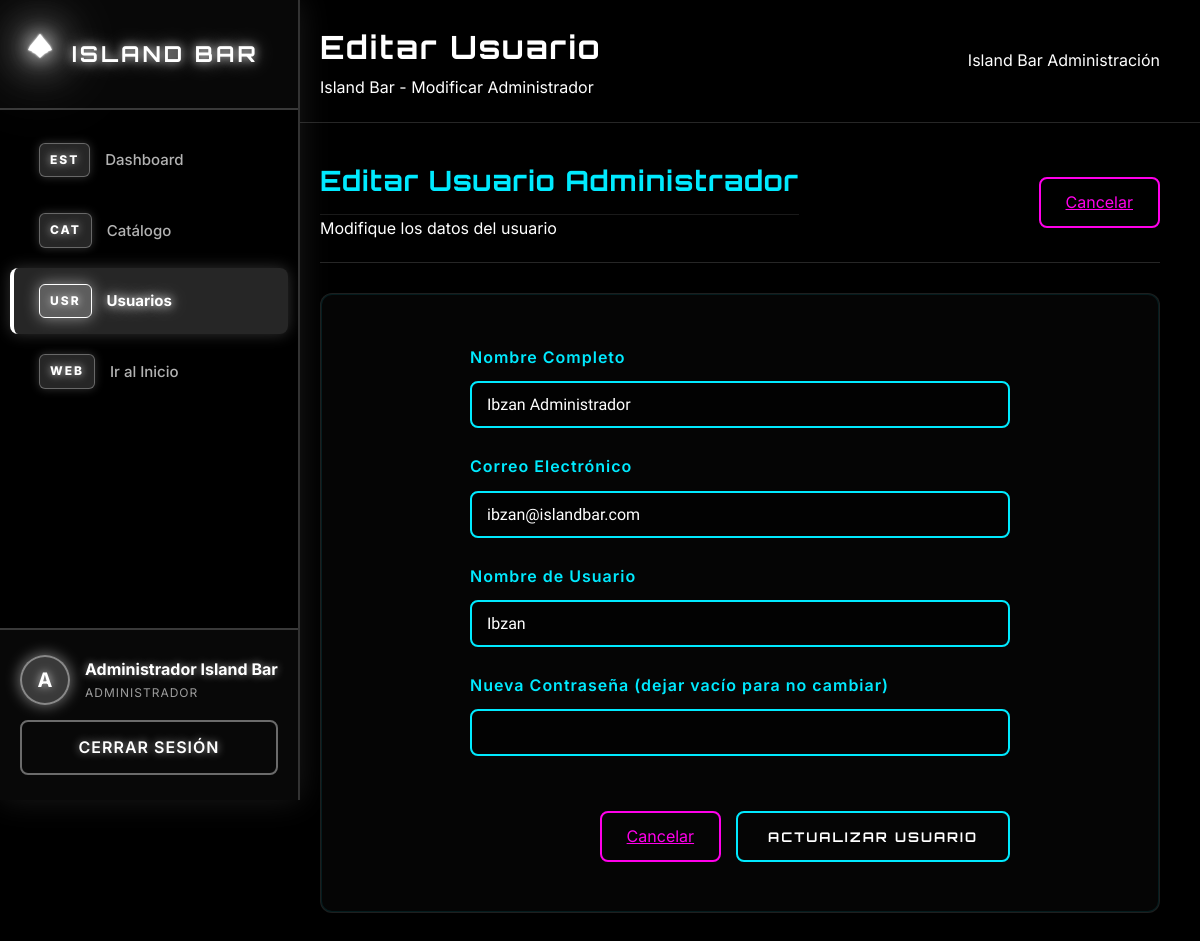
/editar.usuario.php?id=2 (signed in), run on the app's committed database.
### tables this page shows
CREATE TABLE usuarios (
    id INT AUTO_INCREMENT PRIMARY KEY,
    nombre_completo VARCHAR(150) NOT NULL,
    correo VARCHAR(150) NOT NULL UNIQUE,
    nombre_usuario VARCHAR(100) NOT NULL UNIQUE,
    contrasena VARCHAR(255) NOT NULL,
    fecha_registro TIMESTAMP DEFAULT CURRENT_TIMESTAMP
);

### editar.usuario.php (the view, shortened to what this page needs)
<?php
require_once 'config.php';
$user_name = $_SESSION['user_name'];
$usuario = null;
$edit_id = intval($_GET['id'] ?? 0);
if ($edit_id > 0) {
    $stmt = $conn->prepare("SELECT * FROM usuarios WHERE id = ?");
    $stmt->bind_param("i", $edit_id);
    $stmt->execute();
    $result = $stmt->get_result();
    if ($result->num_rows > 0) {
        $usuario = $result->fetch_assoc();
    } else {
        header('Location: usuarios.php?message=' . urlencode('Usuario no encontrado') . '&type=error');
        exit;
    }
} else {
    header('Location: usuarios.php?message=' . urlencode('ID de usuario no válido') . '&type=error');
    exit;
}
?>
<!DOCTYPE html>
<html lang="es">
<head>
    <link rel="stylesheet" href="css/style.css">
    <link rel="stylesheet" href="css/dashboard.css">
</head>
<body class="dashboard-page">
    <div class="dashboard-wrapper">
        <aside class="dashboard-sidebar">
            <div class="sidebar-header">
                <div class="sidebar-logo">
                    <span>ISLAND BAR</span>
                </div>
            </div>
            <nav class="sidebar-nav">
                <a href="dashboard.php" class="nav-item">
                    <span class="nav-icon">EST</span>
                    <span>Dashboard</span>
                </a>
                <a href="catalogo.php" class="nav-item">
                    <span class="nav-icon">CAT</span>
                    <span>Catálogo</span>
                </a>
                <a href="usuarios.php" class="nav-item active">
                    <span class="nav-icon">USR</span>
                    <span>Usuarios</span>
                </a>
                <a href="index.php" class="nav-item">
                    <span class="nav-icon">WEB</span>
                    <span>Ir al Inicio</span>
                </a>
            </nav>
            <div class="sidebar-footer">
                <div class="user-info">
                    <div class="user-avatar"><?php echo strtoupper(substr($user_name, 0, 1)); ?></div>
                    <div class="user-details">
                        <div class="user-name"><?php echo htmlspecialchars($user_name); ?></div>
                        <div class="user-role">Administrador</div>
                    </div>
                </div>
                <a href="logout.php" class="logout-btn">Cerrar Sesión</a>
            </div>
        </aside>
        <main class="dashboard-main">
            <header class="dashboard-header">
                <div class="header-left">
                    <div>
                        <h1 class="page-title">Editar Usuario</h1>
                        <p class="page-subtitle">Island Bar - Modificar Administrador</p>
                    </div>
                </div>
                <div class="header-right">
                    <div class="company-info">
                        <span class="company-name">Island Bar</span>
                        <span class="company-role">Administración</span>
                    </div>
                </div>
            </header>
            <section class="dashboard-section active">
                <div class="section-header">
                    <div>
                        <h2 class="section-title">Editar Usuario Administrador</h2>
                        <p class="section-description">Modifique los datos del usuario</p>
                    </div>
                    <div class="section-actions">
                        <a href="usuarios.php" class="neon-button-outline">Cancelar</a>
                    </div>
                </div>
                <div class="table-container neon-card">
                    <form method="POST" class="modal-form" style="max-width: 600px; margin: 0 auto; padding: 30px;">
                        <div class="form-group">
                            <label>Nombre Completo</label>
                            <input type="text" name="nombre_completo" required class="neon-input" value="<?php echo htmlspecialchars($_POST['nombre_completo'] ?? $usuario['nombre_completo'] ?? ''); ?>">
                        </div>
                        <div class="form-group">
                            <label>Correo Electrónico</label>
                            <input type="email" name="correo" required class="neon-input" value="<?php echo htmlspecialchars($_POST['correo'] ?? $usuario['correo'] ?? ''); ?>">
                        </div>
                        <div class="form-group">
                            <label>Nombre de Usuario</label>
                            <input type="text" name="nombre_usuario" required class="neon-input" value="<?php echo htmlspecialchars($_POST['nombre_usuario'] ?? $usuario['nombre_usuario'] ?? ''); ?>">
                        </div>
                        <div class="form-group">
                            <label>Nueva Contraseña (dejar vacío para no cambiar)</label>
                            <input type="password" name="contrasena" class="neon-input" minlength="4">
                        </div>
                        <div class="form-actions" style="margin-top: 30px;">
                            <a href="usuarios.php" class="neon-button-outline">Cancelar</a>
                            <button type="submit" class="neon-button">Actualizar Usuario</button>
                        </div>
                    </form>
                </div>
            </section>
        </main>
    </div>
</body>
</html>

### css/style.css (style rules this page uses)
* { margin: 0; padding: 0; box-sizing: border-box; }
:root { --neon-cyan: #00eaff; --neon-pink: #ff00ea; --neon-white: #ffffff; --deep-black: #000000; --dark-bg: #0a0a0f; --light-bg: #e0f4ff; --light-sky: #87ceeb; --light-quartz: #b8d4e3; --light-water: #a8d8ea; --light-cloud: #ffffff; --primary-color: var(--neon-cyan); --secondary-color: var(--neon-pink); --bg-color: var(--deep-black); --text-color: var(--neon-white); }
body { font-family: 'Inter', 'Rajdhani', sans-serif; background: var(--deep-black); color: var(--neon-white); overflow-x: hidden; transition: background 0.4s ease, color 0.4s ease; position: relative; line-height: 1.7; -webkit-font-smoothing: antialiased; -moz-osx-font-smoothing: grayscale; }
.neon-card { background: rgba(10, 10, 15, 0.75); border: 1px solid rgba(0, 234, 255, 0.3); border-radius: 20px; padding: 32px; backdrop-filter: blur(20px); transition: all 0.4s cubic-bezier(0.4, 0, 0.2, 1); box-shadow: 0 8px 32px rgba(0, 0, 0, 0.4), 0 0 0 1px rgba(0, 234, 255, 0.1) inset; }
.palm-icon-svg { width: 40px; height: 48px; filter: drop-shadow(0 0 8px var(--neon-white)) drop-shadow(0 0 15px var(--neon-cyan)); animation: palmGlow 3s ease-in-out infinite; }
.neon-input { width: 100%; padding: 12px 15px; background: rgba(0, 0, 0, 0.5); border: 2px solid var(--neon-cyan); border-radius: 8px; color: var(--neon-white); font-family: 'Rajdhani', sans-serif; font-size: 16px; transition: all 0.3s ease; }
.neon-button, .neon-button-large, .neon-button-small { padding: 12px 30px; background: transparent; border: 2px solid var(--neon-cyan); color: var(--neon-white); font-family: 'Orbitron', sans-serif; font-weight: 700; letter-spacing: 2px; text-transform: uppercase; cursor: pointer; border-radius: 8px; transition: all 0.3s ease; text-decoration: none; display: inline-block; position: relative; overflow: hidden; }
.neon-button-outline { padding: 10px 25px; background: transparent; border: 2px solid var(--neon-pink); color: var(--neon-pink); border-radius: 8px; cursor: pointer; transition: all 0.3s ease; }
.section-title { font-size: 42px; text-align: center; margin-bottom: 64px; font-family: 'Orbitron', sans-serif; font-weight: 700; letter-spacing: 2px; line-height: 1.3; }

### data on the page
usuarios: nombre_completo "Ibzan Administrador", correo "ibzan@islandbar.com", nombre_usuario "Ibzan"

### other printed values
substr($user_name, 0, 1) "A"
$user_name "Administrador Island Bar"
